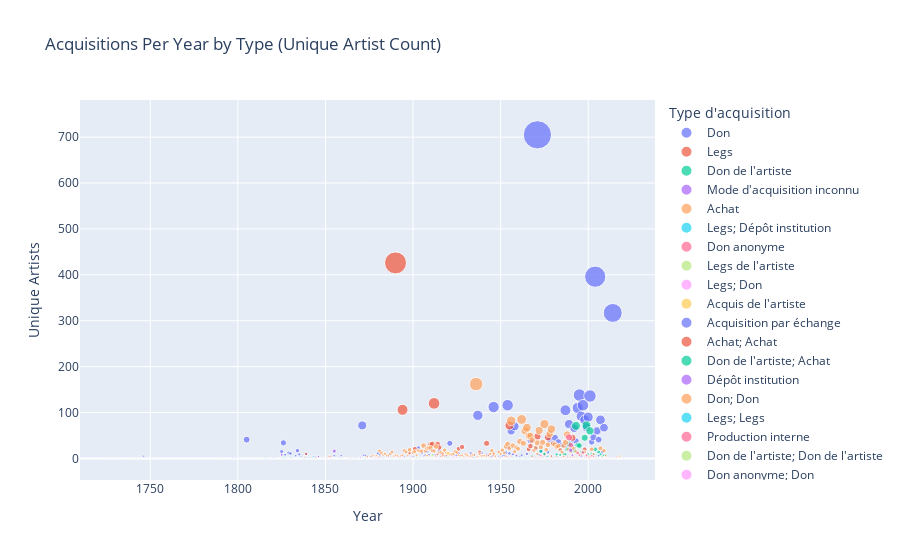

Notebook source saved alongside this figure:
### Code cell
fig.show()
fig.write_html("acquisitions_scatter_by_type.html")
